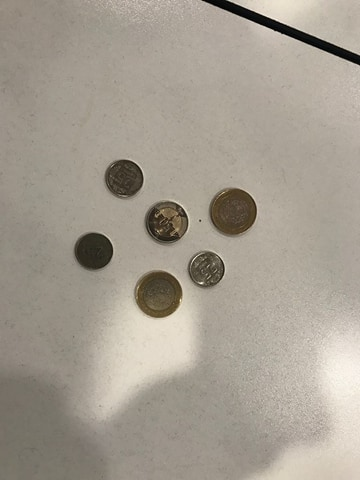
#> input picture coins/radi2.jpg, 360 x 480 px, found by its file name
$ python script.py
#> lines starting #> are read from the running program, lines starting #| are printed output that depends on the picture; after the words box and inside, x2 and y2 are one past the last pixel; in counts of white or black regions, pixels touching at a corner belong together; long printed decimals are rounded
import numpy as np
import cv2

def run_main():

        roi = cv2.imread('radi2.jpg')
#> roi is the input picture: shape (480, 360, 3); mean B, G, R 144.7, 156.7, 164.4
        gray = cv2.cvtColor(roi, cv2.COLOR_BGR2GRAY)

        gray_blur = cv2.GaussianBlur(gray, (15, 15), 0)
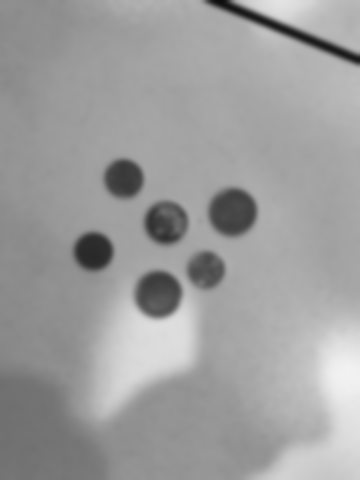
#> gray_blur: shape (480, 360); min 12, max 242, mean 157.6

        circles = cv2.HoughCircles(gray_blur,cv2.HOUGH_GRADIENT,1,20, param1=50,param2=30,minRadius=0,maxRadius=0)
#> circles = [[157.5, 293.5, 23.2], [232.5, 211.5, 23.3], [165.5, 222.5, 21.3], [92.5, 251.5, 18.8], [205.5, 268.5, 18.2], [122.5, 178.5, 19.1]]
        circles = np.uint16(np.around(circles))
#> circles = [[158, 294, 23], [232, 212, 23], [166, 222, 21], [92, 252, 19], [206, 268, 18], [122, 178, 19]]
        largestRadius = 0
        for i in circles[0,:]:
            if largestRadius < i[2]:
                largestRadius = i[2]
#> this loop made 6 passes
#> (i, largestRadius) on pass 1: ([158, 294, 23], 23)
#> after the loop, largestRadius = 23
        print(largestRadius)
#| 23
        change = 0
        for i in circles[0,:]:
                cv2.circle(roi,(i[0],i[1]),i[2],(0,255,0),2)
                cv2.circle(roi, (i[0], i[1]),2, (0,0,255), 3)
                radius = i[2]
                ratio = ((radius*radius) / (largestRadius*largestRadius))
                if(ratio >= 0.85):
                    change = change + 1
                elif((ratio >=.68) and (ratio<=0.85)):
                    change = change + 0.5
                elif((ratio >= 0.60) and (ratio<.68)):
                    change = change + 0.25
                elif((ratio >= 0.40) and (ratio<0.60)):
                    change = change + 0.1
                elif(ratio < 0.40):
                    change = change + 0.05
#> this loop made 6 passes
#> (i, radius, ratio, change) on passes 1 to 6: ([158, 294, 23], 23, 1, 1), ([232, 212, 23], 23, 1, 2), ([166, 222, 21], 21, 0.834, 2.5), ([92, 252, 19], 19, 0.682, 3), ([206, 268, 18], 18, 0.612, 3.25), ([122, 178, 19], 19, 0.682, 3.75)
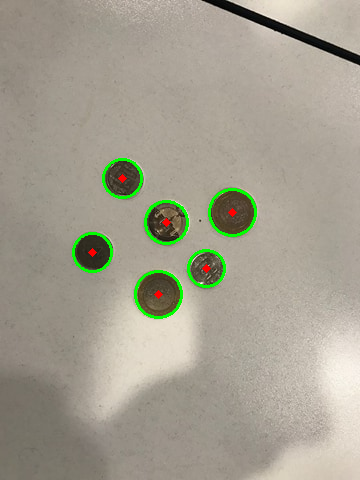
#> roi: shape (480, 360, 3); 1.48% of pixels changed, all inside (x1, y1, x2, y2) = (72, 158, 257, 319)
#> after the loop, change = 3.75
        print(change)
#| 3.75
        font = cv2.FONT_HERSHEY_SIMPLEX
#> font = 0
        text = "Total value: " + str("%.2f" % round(change,2)) + " turkish lira"
#> text = 'Total value: 3.75 turkish lira'
        cv2.putText(roi, text, (0,400), font, 0.5, (0, 0, 0), 2, cv2.LINE_AA)
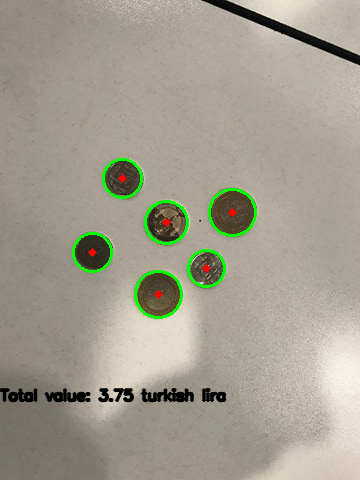
#> roi: shape (480, 360, 3); 1.34% of pixels changed, all inside (x1, y1, x2, y2) = (0, 388, 227, 403)
        cv2.imshow('Detected coins',roi)
        cv2.waitKey()


if __name__ == "__main__":
    run_main()

$ run again, with coins/b1.jpg copied over coins/radi2.jpg
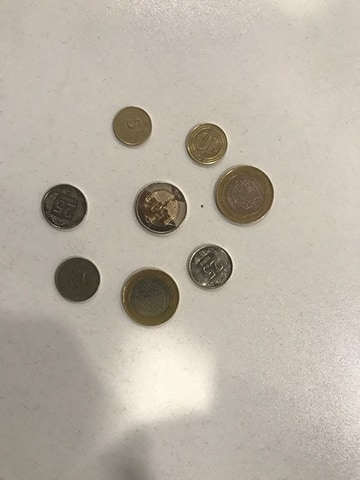
#> input picture coins/b1.jpg, 360 x 480 px, found by its file name
#> in run_main, roi is the input picture: shape (480, 360, 3); mean B, G, R 164.6, 176.3, 184.8
#> in run_main, `circles = cv2.HoughCircles(gray_blur,cv2.HOUGH_GRADIENT,1,20, param1=5..`: circles = [[149.5, 296.5, 29], [76.5, 279.5, 23], [243.5, 194.5, 29.9], [63.5, 206.5, 23.2], [159.5, 208.5, 26.1], [210.5, 267.5, 22.2], [206.5, 144.5, 22.5], [132.5, 126.5, 20.2]]
#> in run_main, `circles = np.uint16(np.around(circles))`: circles = [[150, 296, 29], [76, 280, 23], [244, 194, 30], [64, 206, 23], [160, 208, 26], [210, 268, 22], [206, 144, 22], [132, 126, 20]]
#> the loop in run_main, `for i in circles[0,:]:` made 8 passes
#> (i, largestRadius) on passes 1, 3: ([150, 296, 29], 29), ([244, 194, 30], 30)
#> after the loop in run_main, `for i in circles[0,:]:`: largestRadius = 30
#| 30
#> the loop in run_main, `for i in circles[0,:]:` made 8 passes
#> (i, radius, ratio, change) on passes 1 to 8: ([150, 296, 29], 29, 0.934, 1), ([76, 280, 23], 23, 0.588, 1.1), ([244, 194, 30], 30, 1, 2.1), ([64, 206, 23], 23, 0.588, 2.2), ([160, 208, 26], 26, 0.751, 2.7), ([210, 268, 22], 22, 0.538, 2.8), ([206, 144, 22], 22, 0.538, 2.9), ([132, 126, 20], 20, 0.444, 3)
#> after the loop in run_main, `for i in circles[0,:]:`:
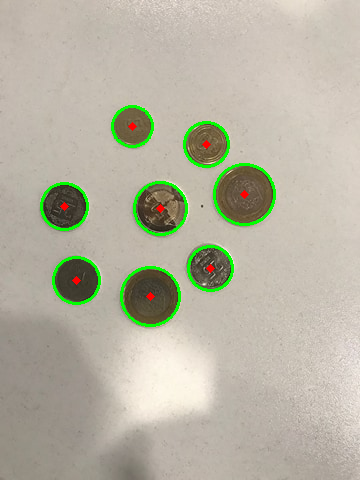
#> roi: shape (480, 360, 3); 2.33% of pixels changed, all inside (x1, y1, x2, y2) = (40, 105, 276, 327)
#> after the loop in run_main, `for i in circles[0,:]:`: change = 3
#| 3.000
#> font = 0
#> text = 'Total value: 3.00 turkish lira'
#> in run_main, `cv2.putText(roi, text, (0,400), font, 0.5, (0, 0, 0), 2, cv2.LINE_AA)`:
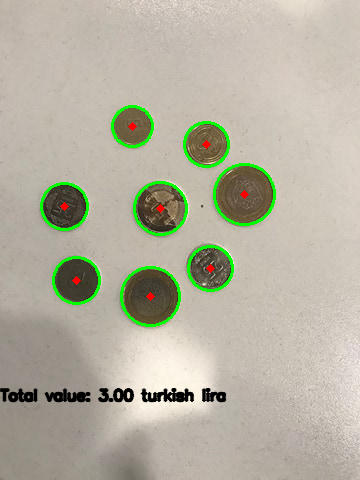
#> roi: shape (480, 360, 3); 1.36% of pixels changed, all inside (x1, y1, x2, y2) = (0, 388, 227, 403)

$ run again, with coins/priblizno.jpg copied over coins/radi2.jpg
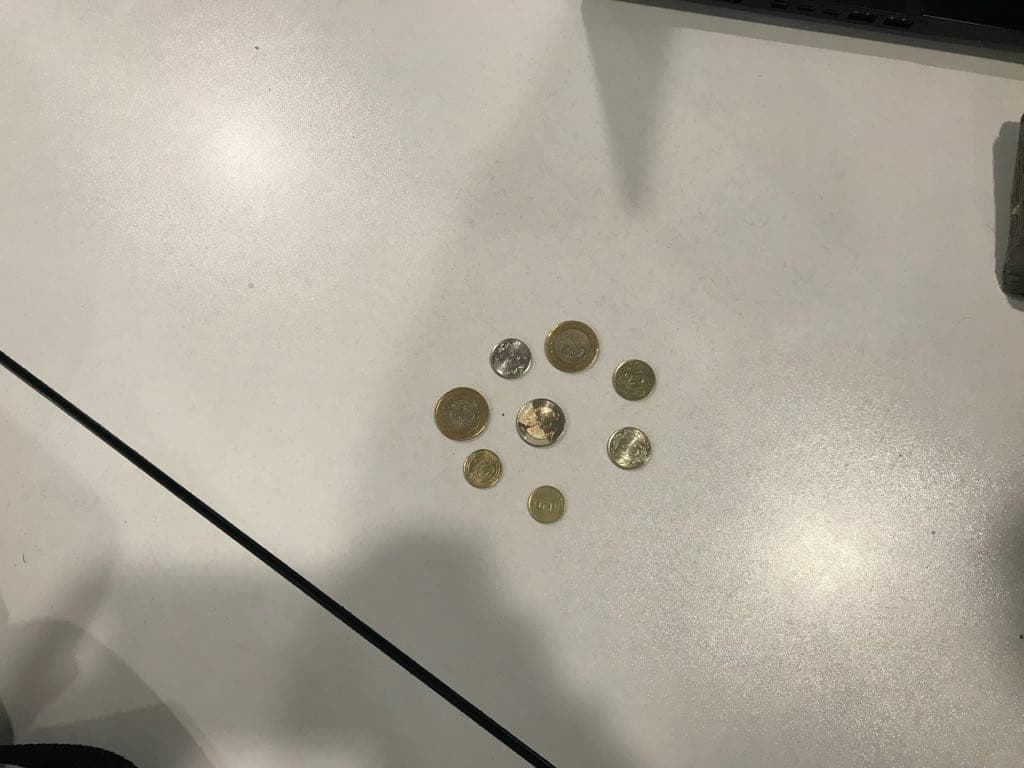
#> input picture coins/priblizno.jpg, 1024 x 768 px, found by its file name
#> in run_main, roi is the input picture: shape (768, 1024, 3); mean B, G, R 154.3, 166.5, 173
#> in run_main, `circles = cv2.HoughCircles(gray_blur,cv2.HOUGH_GRADIENT,1,20, param1=5..`: circles = [[462.5, 413.5, 26.6], [482.5, 468.5, 19.6], [539.5, 422.5, 25.2], [634.5, 380.5, 21], [571.5, 347.5, 25.2], [546.5, 503.5, 18.5], [508.5, 361.5, 18.5], [628.5, 447.5, 22.5]]
#> in run_main, `circles = np.uint16(np.around(circles))`: circles = [[462, 414, 27], [482, 468, 20], [540, 422, 25], [634, 380, 21], [572, 348, 25], [546, 504, 18], [508, 362, 18], [628, 448, 22]]
#> the loop in run_main, `for i in circles[0,:]:` made 8 passes
#> (i, largestRadius) on pass 1: ([462, 414, 27], 27)
#> after the loop in run_main, `for i in circles[0,:]:`: largestRadius = 27
#| 27
#> the loop in run_main, `for i in circles[0,:]:` made 8 passes
#> (i, radius, ratio, change) on passes 1 to 8: ([462, 414, 27], 27, 1, 1), ([482, 468, 20], 20, 0.549, 1.1), ([540, 422, 25], 25, 0.857, 2.1), ([634, 380, 21], 21, 0.605, 2.35), ([572, 348, 25], 25, 0.857, 3.35), ([546, 504, 18], 18, 0.444, 3.45), ([508, 362, 18], 18, 0.444, 3.55), ([628, 448, 22], 22, 0.664, 3.8)
#> after the loop in run_main, `for i in circles[0,:]:`:
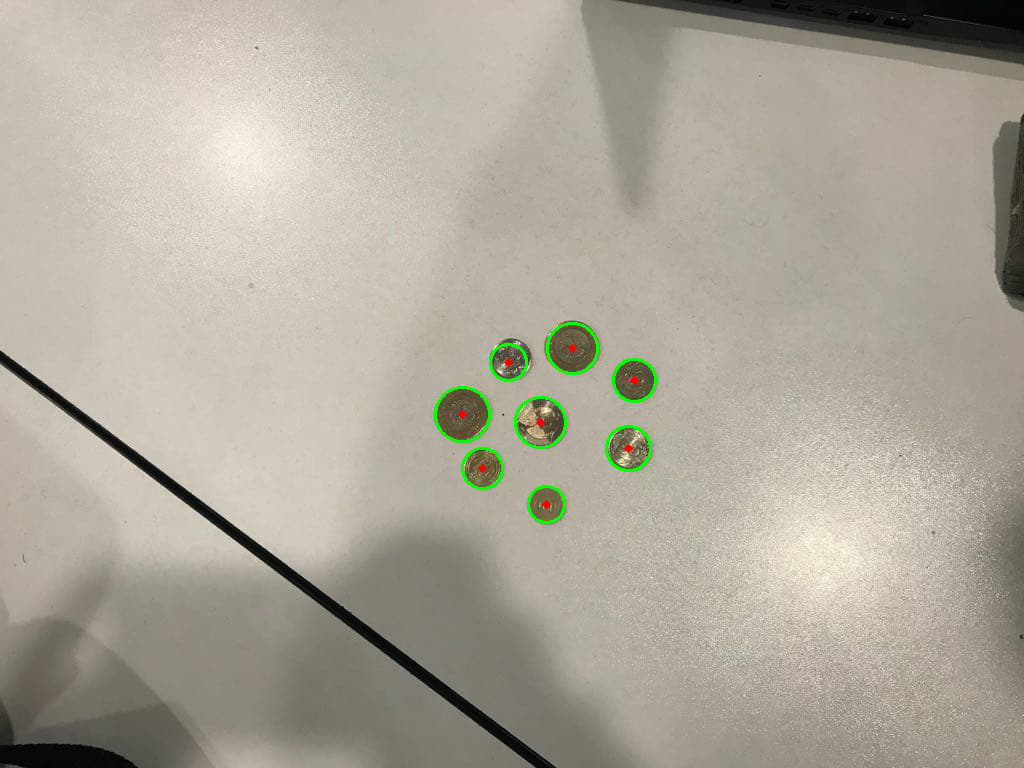
#> roi: shape (768, 1024, 3); 0.47% of pixels changed, all inside (x1, y1, x2, y2) = (434, 322, 657, 524)
#> after the loop in run_main, `for i in circles[0,:]:`: change = 3.8
#| 3.800
#> font = 0
#> text = 'Total value: 3.80 turkish lira'
#> in run_main, `cv2.putText(roi, text, (0,400), font, 0.5, (0, 0, 0), 2, cv2.LINE_AA)`:
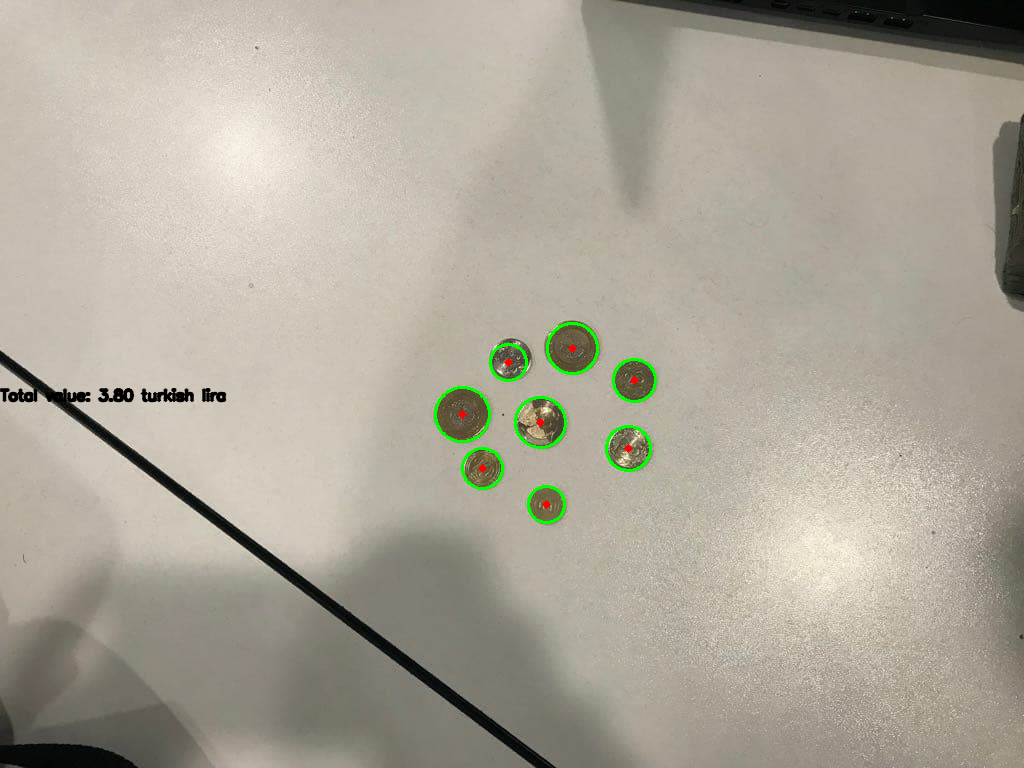
#> roi: shape (768, 1024, 3); 0.3% of pixels changed, all inside (x1, y1, x2, y2) = (0, 387, 227, 403)
